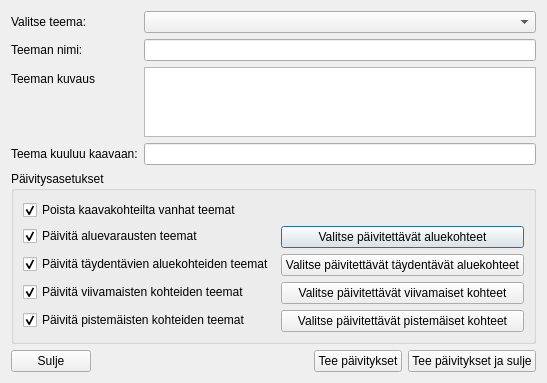
<?xml version="1.0" encoding="UTF-8"?>
<ui version="4.0">
 <class>DialogUpdateThemesForGroup</class>
 <widget class="QDialog" name="DialogUpdateThemesForGroup">
  <property name="geometry">
   <rect>
    <x>0</x>
    <y>0</y>
    <width>451</width>
    <height>365</height>
   </rect>
  </property>
  <property name="windowTitle">
   <string>Teeman päivitys joukolle kaavakohteita</string>
  </property>
  <layout class="QVBoxLayout" name="verticalLayout_3">
   <item>
    <layout class="QVBoxLayout" name="verticalLayout_2">
     <item>
      <layout class="QVBoxLayout" name="verticalLayout">
       <item>
        <layout class="QFormLayout" name="formLayout">
         <item row="0" column="0">
          <widget class="QLabel" name="label">
           <property name="text">
            <string>Valitse teema:</string>
           </property>
          </widget>
         </item>
         <item row="0" column="1">
          <widget class="QComboBox" name="comboBoxThemeNames"/>
         </item>
         <item row="2" column="0">
          <widget class="QLabel" name="label_2">
           <property name="text">
            <string>Teeman nimi:</string>
           </property>
          </widget>
         </item>
         <item row="4" column="0">
          <widget class="QLabel" name="label_3">
           <property name="text">
            <string>Teeman kuvaus</string>
           </property>
          </widget>
         </item>
         <item row="4" column="1">
          <widget class="QPlainTextEdit" name="plainTextEditThemeDescription"/>
         </item>
         <item row="5" column="0">
          <widget class="QLabel" name="label_4">
           <property name="text">
            <string>Teema kuuluu kaavaan:</string>
           </property>
          </widget>
         </item>
         <item row="2" column="1">
          <widget class="QLineEdit" name="lineEditThemeName"/>
         </item>
         <item row="5" column="1">
          <widget class="QLineEdit" name="lineEditPlanName">
           <property name="enabled">
            <bool>true</bool>
           </property>
           <property name="readOnly">
            <bool>true</bool>
           </property>
          </widget>
         </item>
        </layout>
       </item>
       <item>
        <widget class="QGroupBox" name="groupBox">
         <property name="title">
          <string>Päivitysasetukset</string>
         </property>
         <layout class="QFormLayout" name="formLayout_2">
          <item row="0" column="0">
           <widget class="QCheckBox" name="checkBoxRemoveOldThemesFromSpatialFeatures">
            <property name="text">
             <string>Poista kaavakohteilta vanhat teemat</string>
            </property>
            <property name="checked">
             <bool>true</bool>
            </property>
           </widget>
          </item>
          <item row="1" column="0">
           <widget class="QCheckBox" name="checkBoxUpdatePolygonFeatures">
            <property name="text">
             <string>Päivitä aluevarausten teemat</string>
            </property>
            <property name="checked">
             <bool>true</bool>
            </property>
           </widget>
          </item>
          <item row="1" column="1">
           <widget class="QPushButton" name="pushButtonSelectPolygonFeatures">
            <property name="text">
             <string>Valitse päivitettävät aluekohteet</string>
            </property>
           </widget>
          </item>
          <item row="2" column="0">
           <widget class="QCheckBox" name="checkBoxUpdateSupplementaryPolygonFeatures">
            <property name="text">
             <string>Päivitä täydentävien aluekohteiden teemat</string>
            </property>
            <property name="checked">
             <bool>true</bool>
            </property>
           </widget>
          </item>
          <item row="2" column="1">
           <widget class="QPushButton" name="pushButtonSelectSupplementaryPolygonFeatures">
            <property name="text">
             <string>Valitse päivitettävät täydentävät aluekohteet</string>
            </property>
           </widget>
          </item>
          <item row="3" column="0">
           <widget class="QCheckBox" name="checkBoxUpdateLineFeatures">
            <property name="text">
             <string>Päivitä viivamaisten kohteiden teemat</string>
            </property>
            <property name="checked">
             <bool>true</bool>
            </property>
           </widget>
          </item>
          <item row="3" column="1">
           <widget class="QPushButton" name="pushButtonSelectLineFeatures">
            <property name="text">
             <string>Valitse päivitettävät viivamaiset kohteet</string>
            </property>
           </widget>
          </item>
          <item row="4" column="0">
           <widget class="QCheckBox" name="checkBoxUpdatePointFeatures">
            <property name="text">
             <string>Päivitä pistemäisten kohteiden teemat</string>
            </property>
            <property name="checked">
             <bool>true</bool>
            </property>
           </widget>
          </item>
          <item row="4" column="1">
           <widget class="QPushButton" name="pushButtonSelectPointFeatures">
            <property name="text">
             <string>Valitse päivitettävät pistemäiset kohteet</string>
            </property>
           </widget>
          </item>
         </layout>
        </widget>
       </item>
      </layout>
     </item>
     <item>
      <spacer name="verticalSpacer">
       <property name="orientation">
        <enum>Qt::Vertical</enum>
       </property>
       <property name="sizeHint" stdset="0">
        <size>
         <width>20</width>
         <height>40</height>
        </size>
       </property>
      </spacer>
     </item>
     <item>
      <layout class="QHBoxLayout" name="horizontalLayout">
       <item>
        <widget class="QPushButton" name="pushButtonCancel">
         <property name="text">
          <string>Sulje</string>
         </property>
        </widget>
       </item>
       <item>
        <spacer name="horizontalSpacer">
         <property name="orientation">
          <enum>Qt::Horizontal</enum>
         </property>
         <property name="sizeHint" stdset="0">
          <size>
           <width>40</width>
           <height>20</height>
          </size>
         </property>
        </spacer>
       </item>
       <item>
        <widget class="QPushButton" name="pushButtonUpdate">
         <property name="text">
          <string>Tee päivitykset</string>
         </property>
        </widget>
       </item>
       <item>
        <widget class="QPushButton" name="pushButtonUpdateAndClose">
         <property name="text">
          <string>Tee päivitykset ja sulje</string>
         </property>
        </widget>
       </item>
      </layout>
     </item>
    </layout>
   </item>
  </layout>
 </widget>
 <resources/>
 <connections/>
</ui>
